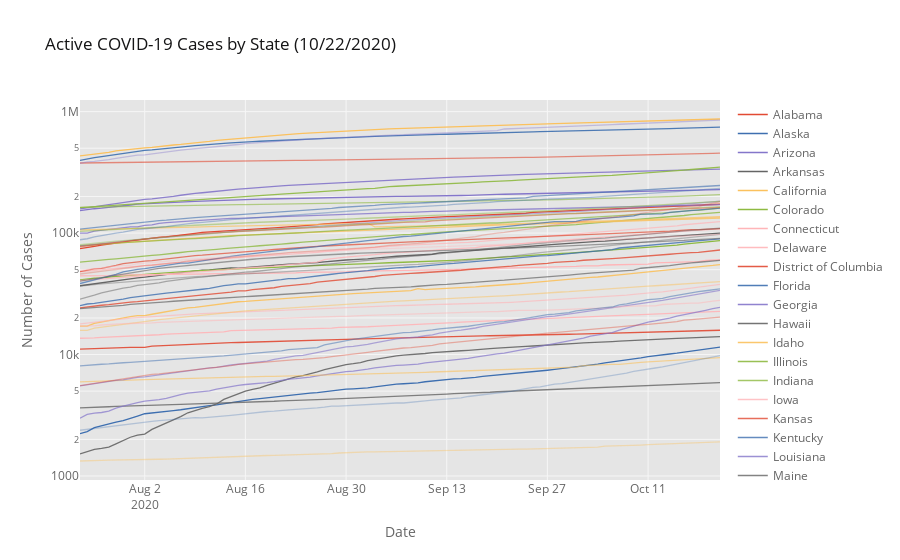

The notebook cell this image was saved under:
### Code cell
# plot active cases by state
states_active = grouped_states.reset_index().pivot(index='Date', columns='State', values='Active').iplot(
    kind='lines', yaxis_type='log', theme='ggplot', connectgaps=True, asFigure=True,
    title='Active COVID-19 Cases by State ({})'.format(today), yaxis_title='Number of Cases', xaxis_title='Date')

states_active
